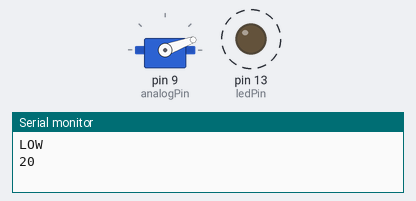
This sketch was run on a simulated Arduino Uno, built with avr-gcc and run on an emulated ATmega328P. On the bench: servo, output pins drawn as LEDs (lit = HIGH), the last lines printed to the serial monitor. Dashed ring = blinking.

Above: at 2.05 s.
At 2.55 s:
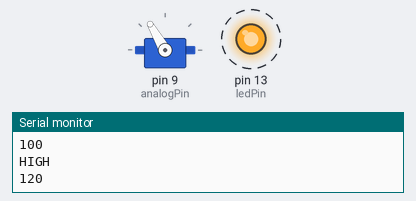
At 3.15 s:
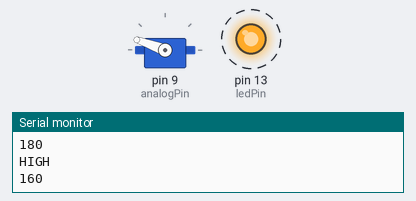
At 4.15 s:
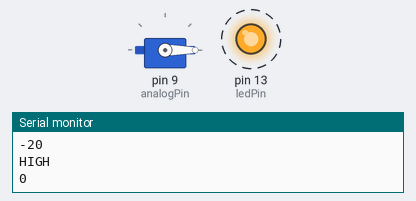
Timing chart, 0 to 7.1 s (numbered marks = the images above):
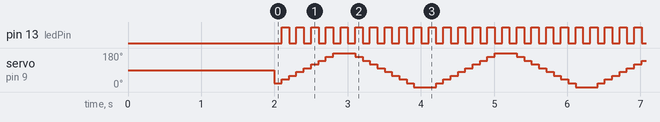

Measured:
- by itself, pin 13 (ledPin): alternates HIGH for 0.10 s and LOW for 0.10 s
- by itself, servo on pin 9 (analogPin): repeats every 2.2 s: 40° 0.10 s, 60° 0.10 s, 80° 0.10 s, 100° 0.10 s, 120° 0.10 s, 140° 0.10 s, 160° 0.10 s, 180° 0.30 s, 160° 0.10 s, 140° 0.10 s, 120° 0.10 s, 100° 0.10 s, 80° 0.10 s, 60° 0.10 s, 40° 0.10 s, 20° 0.10 s, 0° 0.30 s, 20° 0.10 s

The sketch:

sampleServoMotor.ino
```cpp
/* 変数宣言 */
// サーボモータ関連
#include <Servo.h>
Servo myServo;  // サーボモータを角度（degree）指定で制御するためのライブラリ
int analogPin = 9;  // PWM信号を出力するピン
int degreeValue = 0;  // サーボモータに出力する角度の値
bool degreeFlag = true; // 角度の増加と減少を切り替えるためのフラグ
// 稼働確認用LED関連
int ledPin = 13;  // Arudinoのボード上に備わるLEDを表す
String ledValue = "HIGH"; // LEDの点灯／点滅の状態を判定するための変数

void setup() {
  Serial.begin(9600); // 稼働状況をシリアルモニタで確認するために実装

  pinMode( ledPin, OUTPUT );
  myServo.attach(analogPin);  // サーボを指定のピンに接続
  analogWrite(analogPin, 0);  // 起動開始時に0度に初期化
  delay(2000);  // 通電と共に起動開始するため，いきなり動き出さないよう初期化後に2秒ほど間をあける
}

void loop() {
  // 稼働確認用LED関連：ボード上のLEDを，loop()末尾のdelay()間隔で点滅させる
   if( ledValue == "HIGH" ){
    ledValue = "LOW";
    digitalWrite( ledPin, LOW );
    Serial.println("LOW");
  }
  else if( ledValue == "LOW" ){
    ledValue = "HIGH";
    digitalWrite( ledPin, HIGH );
    Serial.println("HIGH");
  }

  // サーボモータ関連：
  if( degreeFlag == true){  // 180度まで増加させる
    degreeValue += 20;
    if( degreeValue > 180 ){
      degreeFlag = false; // 180度を上回ったら，減少フラグを立てる
    }
  }
  else{
    degreeValue-= 20; // 0度まで減少させる
    if( degreeValue < 0 ){
      degreeFlag = true;  // 0度を下回ったら，増加フラグを立てる
    }
  }
  myServo.write(degreeValue); // サーボモータに角度を送信する
  Serial.println(degreeValue); // 現在の角度をシリアルモニタで確認できるようにしている

  // 角度の増減量や，下記delay()の間隔は，使用する目的や環境に応じて適宜調節されたし
  delay(100);
}
```
